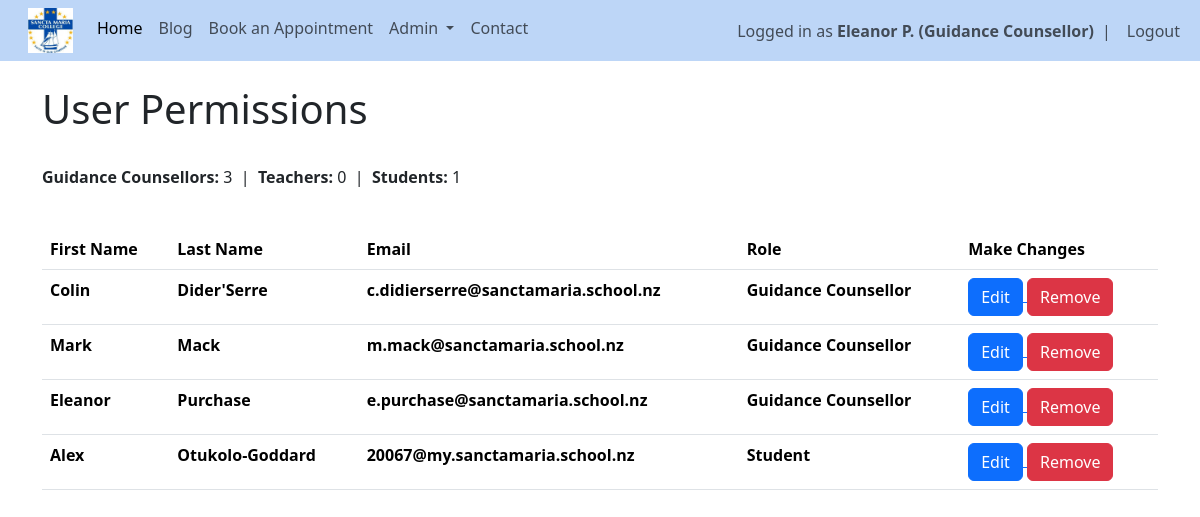
The app's page /permissions (signed in), older data.
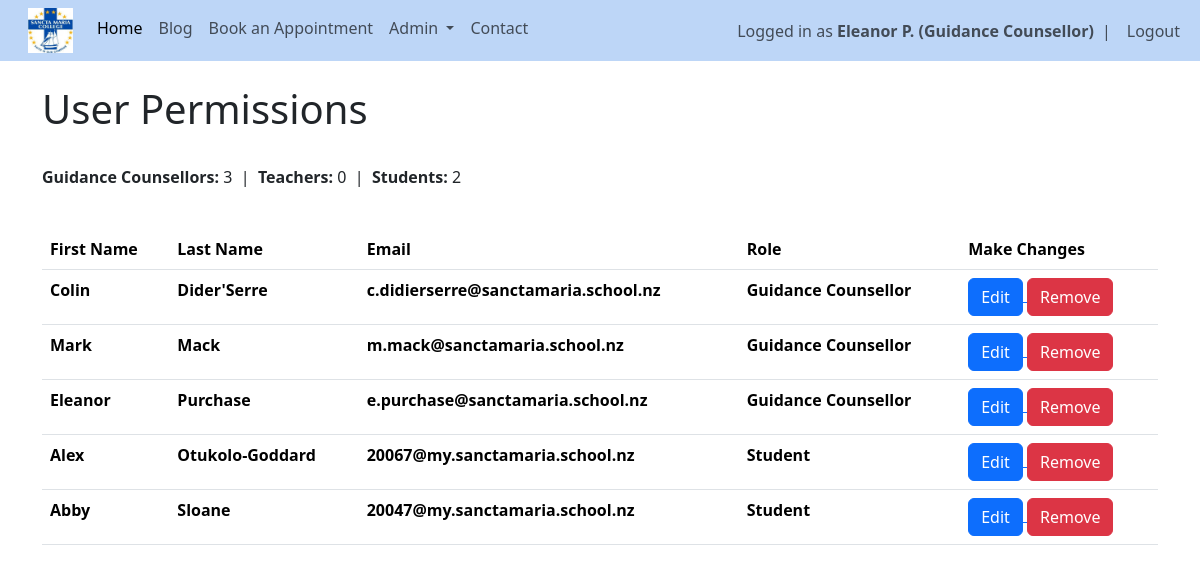
The same page, newer data.
### website/models.py (models this page shows)
class User(db.Model, UserMixin):
    id = db.Column(db.Integer, primary_key=True)
    email = db.Column(db.String(150), unique=True)
    fname = db.Column(db.String(20))
    lname = db.Column(db.String(20))
    username = db.Column(db.String(150), unique=True)
    role = db.Column(db.String(150))
    password = db.Column(db.String(150))
    date_created = db.Column(db.DateTime(timezone=True), default=func.now())
    posts = db.relationship('Post', backref='user', passive_deletes=True)
    comments = db.relationship('Comment', backref='user', passive_deletes=True)
    likes = db.relationship('Like', backref='user', passive_deletes=True)
    appointments = db.relationship('Appointment', foreign_keys='Appointment.counsellor_id', backref='counsellor')

### website/views.py (the view)
@views.route("/permissions")
@login_required
def permissions():
    if current_user.role != "Guidance Counsellor":
        flash("Access Denied", category='error')
        return redirect(url_for('views.home'))
    users = User.query.all()
    role_order = {"Guidance Counsellor": 1, "Teacher": 2, "Student": 3}
    users.sort(key=lambda u: (role_order.get(u.role, 99), u.lname.lower(), u.fname.lower()))
    counsellor_count = sum(1 for user in users if user.role == "Guidance Counsellor")
    teacher_count = sum(1 for user in users if user.role == "Teacher")
    student_count = sum(1 for user in users if user.role == "Student")
    return render_template("permissions.html", user=current_user, users=users, counsellor_count=counsellor_count, teacher_count=teacher_count, student_count=student_count)

### website/__init__.py (called while the page is built)
def create_app():
    app = Flask(__name__)
    app.config['SECRET_KEY'] = "DQiAlMIU5u5eeLDw4KPMHx4d"
    app.config['SQLALCHEMY_DATABASE_URI'] = f'sqlite:///{DB_NAME}'
    db.init_app(app)
    from .views import views
    from .auth import auth
    app.register_blueprint(views, url_prefix="/")
    app.register_blueprint(auth, url_prefix="/")
    from .models import User, Post
    with app.app_context():
        db.create_all()
    login_manager = LoginManager()
    login_manager.login_view = "auth.login"
    login_manager.init_app(app)
    @login_manager.user_loader
    def load_user(id):
        return User.query.get(int(id))
    return app

### website/templates/permissions.html
 {% extends "template.html" %} {% block title %} User Permissions {% endblock %}
  {% block content %}
  <br/>
  <h1>{% block header %} User Permissions {% endblock %}</h1>
  <br/>
    <p>
        <strong>Guidance Counsellors:</strong> {{ counsellor_count }}
        &nbsp;|&nbsp;
        <strong>Teachers:</strong> {{ teacher_count }}
        &nbsp;|&nbsp;
        <strong>Students:</strong> {{ student_count }}
    </p>
    <br/>
  <table class="table table-hover">
        <tr>
            <th>First Name</th>
            <th>Last Name</th>
            <th>Email</th>
            <th>Role</th>
            <th>Make Changes</th>
        </tr>
        {% for user in users %}
        <tr>
            <th>{{user.fname}}</th>
            <th>{{user.lname}}</th>
            <th>{{user.email}}</th>
            <th>{{user.role}}</th>
            <th>
                <a href="/update-user/{{user.id}}">
                    <button  type="button" class="btn btn-primary">Edit</button>
                </a>
                <a href="/delete-user/{{user.id}}">
                    <button  type="button" class="btn btn-danger">Remove</button>
                </a>
            </th>
        </tr>
        {% endfor %}
    </table>
  {% endblock %}

### website/templates/template.html (shortened to what this page needs)
<!DOCTYPE html>
<html>
    <head>
        <link href="https://cdn.jsdelivr.net/npm/bootstrap@5.3.8/dist/css/bootstrap.min.css" rel="stylesheet">
        <link rel="stylesheet" type="text/css" href="{{ url_for('static', filename='main.css') }}">
    </head>
    <body>
        <nav class="navbar navbar-expand-lg">
            <div class="container-fluid">
              <div class="collapse navbar-collapse" id="navbarSupportedContent">
                <ul class="navbar-nav me-auto mb-2 mb-lg-0">
                  <li class="nav-item">
                      <a class="navbar-brand" href="/home">
                          <img src="{{ url_for('static', filename='img/schoollogo.jpg') }}" width="45px" height="45px">
                      </a>
                  </li>
                  <li class="nav-item">
                      <a class="nav-link active" href="/home">Home</a>
                  </li>
                  {% if user.is_authenticated %}
                  <li class="nav-item">
                    <a class="nav-link" href="/blog">Blog</a>
                  </li>
                  <li class="nav-item">
                      <a class="nav-link" href="/book-appointment">Book an Appointment</a>
                  </li>
                  {% if current_user.role == "Guidance Counsellor" %}
                  <li class="nav-item dropdown">
                      <a class="nav-link dropdown-toggle" href="#" role="button"
                          data-bs-toggle="dropdown">
                          Admin
                      </a>
                  </li>
                  {% endif %}
                  {% endif %}
                  <li class="nav-item">
                      <a class="nav-link" href="/contact">Contact</a>
                  </li>
                </ul>
                <ul class="navbar-nav ms-auto align-items-center">
                {% if user.is_authenticated %}
                <li class="nav-item">
                    <span class="navbar-text">
                        Logged in as <strong>{{ user.fname }} {{ user.lname[0] }}. ({{ user.role }})</strong>
                    </span>
                </li>
                <li class="nav-item mx-2">
                    <span class="navbar-text">|</span>
                </li>
                <li class="nav-item">
                    <a class="nav-link py-0" href="/logout">Logout</a>
                </li>
                {% endif %}
                </ul>
              </div>
            </div>
          </nav>
        <div class="container">{% block content %} {% endblock %}</div>
      </body>
</html>

Row changes from the older to the newer data that the page shows:
added User: fname "Abby", lname "Sloane", email "20047@my.sanctamaria.school.nz", role "Student"
Text that changed along with them:
{{ student_count }}: "1" → "2"
